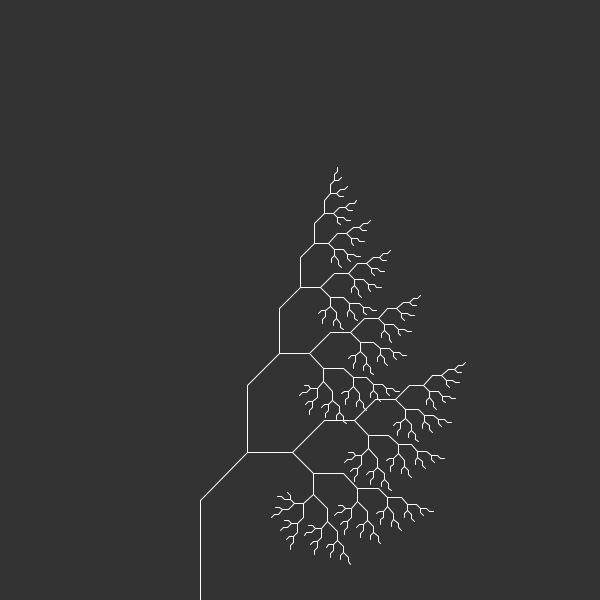
Frame 1 (no input)
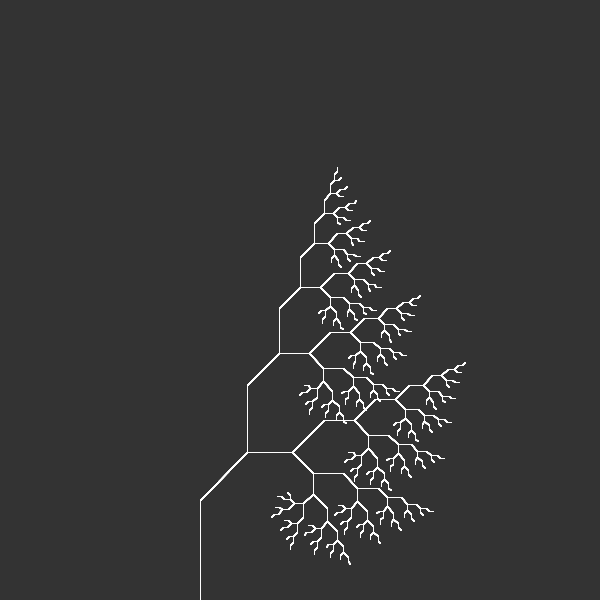
Frame 60 (the mouse pressed at the canvas centre just before this capture)
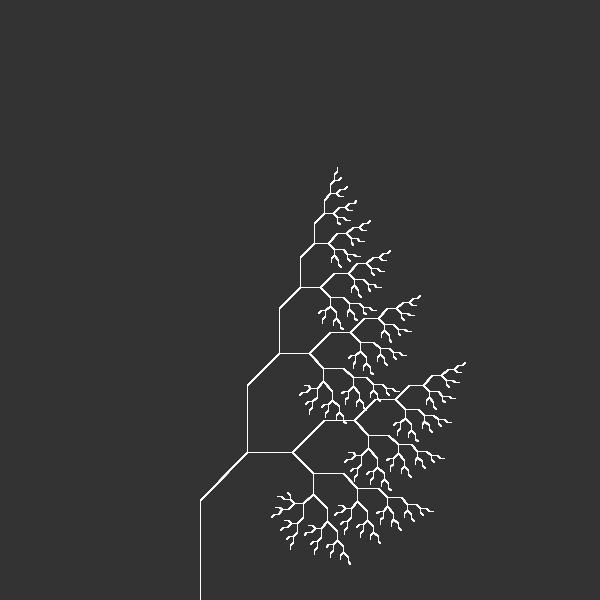
Frame 120 (the mouse held since frame 60 and released just before this capture)

The Processing sketch that drew these frames (run headless with seeded random() and noise(); from frame 60 on, the mouse is pressed at the canvas centre):

// Processing sketch: HalfOfAFractalTree
// ── HalfOfAFractalTree.pde
void setup(){
  size(600,600);
  background(51);
}

void draw(){
  stroke(255);
  translate(200, height);
  branch(100);
}

void branch(float len){
  line(0,0,0,-len);
  translate(0, -len);
  if(len > 5){
  pushMatrix();
  rotate(radians(45));
  branch(len * 0.67);
  rotate(radians(-45));
  branch(len * 0.67);
  popMatrix();
  }
}
